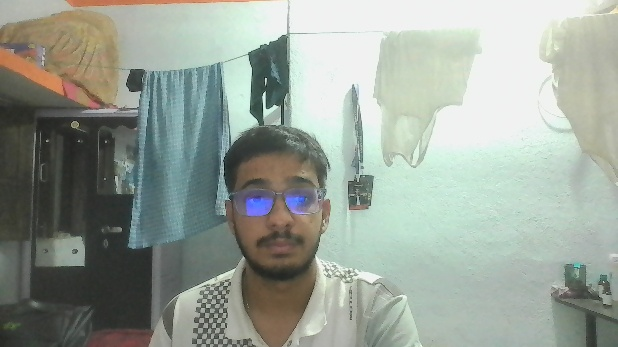
#> input picture data/known_faces_images/MAUSAM_KAR_24BAI10284/ref_20260917_203637.jpg, 618 x 347 px
$ python -i face_service.py   (imports and definitions only)   (older library calls are emulated)
#> lines starting #> are read from the running program, lines starting #| are printed output that depends on the picture
### config.py
"""Central configuration for the Face Recognition Attendance System (PRD Sec. 6-8)."""
import logging
import os
from pathlib import Path

# --- Base paths ---
BASE_DIR = Path(__file__).resolve().parent
DB_PATH = str(BASE_DIR / "database" / "attendance.db")
KNOWN_FACES_IMAGE_DIR = str(BASE_DIR / "data" / "known_faces_images")
LOG_FILE = str(BASE_DIR / "logs" / "app.log")
ASSETS_DIR = str(BASE_DIR / "assets")

# --- Face recognition settings (FR1.3, FR1.5, FR2.5) ---
RECOGNITION_THRESHOLD: float = 0.6   # max Euclidean distance for a match
DETECTION_MODEL: str = "hog"          # "hog" (fast/CPU) or "cnn" (accurate/slow)
FRAME_SCALE: float = 0.25             # downscale factor before processing
PROCESS_EVERY_N_FRAMES: int = 2       # process every 2nd frame for >=10 FPS
FACE_BACKEND: str = "auto"            # "auto" | "face_recognition" | "opencv"

# --- Attendance settings (FR3.2) ---
UPDATE_LAST_SEEN: bool = False  # if True, update time on re-recognition same day

# Ensure necessary directories exist
os.makedirs(os.path.dirname(DB_PATH), exist_ok=True)
os.makedirs(KNOWN_FACES_IMAGE_DIR, exist_ok=True)
os.makedirs(os.path.dirname(LOG_FILE), exist_ok=True)
os.makedirs(ASSETS_DIR, exist_ok=True)


def setup_logging() -> logging.Logger:
    """Configure application-level logging to logs/app.log + console."""
    logger = logging.getLogger("attendance")
    if logger.handlers:
        return logger
    logger.setLevel(logging.INFO)
    fmt = logging.Formatter("%(asctime)s | %(levelname)s | [%(filename)s:%(lineno)d] | %(message)s")
    fh = logging.FileHandler(LOG_FILE, encoding="utf-8")
    fh.setFormatter(fmt)
    ch = logging.StreamHandler()
    ch.setFormatter(fmt)
    logger.addHandler(fh)
    logger.addHandler(ch)
    return logger


log = setup_logging()

### services/face_service.py
"""Module 1: Face Detection + Encoding (PRD FR1.1-FR1.5).

Primary backend: `face_recognition` (dlib, 128-d encodings) when installed.
Fallback backend: OpenCV Haar cascade + normalized 128-d embedding so the
app runs on any machine (e.g. Python 3.12+ where dlib wheels are missing).

Public output per frame: list of (bounding_box, encoding_vector) where
bounding_box = (top, right, bottom, left) in ORIGINAL image coordinates.
"""
from __future__ import annotations

import cv2
import numpy as np

import config

log = config.log

try:
    import face_recognition  # type: ignore
    _HAS_FR = True
except Exception as exc:  # noqa: BLE001 - optional dependency
    face_recognition = None  # type: ignore
    _HAS_FR = False
    log.warning("face_recognition not available (%s); using OpenCV fallback.", exc)


def active_backend(override: str | None = None) -> str:
    """Resolve which backend to use: 'face_recognition' or 'opencv'."""
    want = (override or config.FACE_BACKEND).lower()
    if want == "face_recognition":
        if not _HAS_FR:
            log.warning("face_recognition requested but not installed; falling back to opencv.")
            return "opencv"
        return "face_recognition"
    if want == "opencv":
        return "opencv"
    return "face_recognition" if _HAS_FR else "opencv"  # "auto"


def is_fr_available() -> bool:
    """Check if face_recognition (dlib) library is available."""
    return _HAS_FR


class FaceService:
    """Detection + encoding engine (Module 1)."""

    def __init__(self, model: str | None = None, scale: float | None = None,
                 backend: str | None = None):
        self.model = (model or config.DETECTION_MODEL).lower()  # hog | cnn
        self.scale = scale or config.FRAME_SCALE
        self.backend = active_backend(backend)
        self._haar = None
        if self.backend == "opencv":
            if not hasattr(cv2, "CascadeClassifier"):
                raise RuntimeError("This opencv build lacks CascadeClassifier. "
                                   "Install 'opencv-python<5' (pip install 'opencv-python<5').")
            cascade = cv2.data.haarcascades + "haarcascade_frontalface_default.xml"
            self._haar = cv2.CascadeClassifier(cascade)
            if self._haar.empty():
                raise RuntimeError(f"Could not load Haar cascade from {cascade}")
        log.info("FaceService initialized: backend=%s model=%s scale=%s",
                 self.backend, self.model, self.scale)

    # -- public API -----------------------------------------------------
    def detect_and_encode(self, frame_bgr: np.ndarray) -> list[tuple[tuple, np.ndarray]]:
        """Detect faces and encode each one.

        Returns: [((top, right, bottom, left), 128-d vector), ...].
        Never raises on zero faces / bad frames — returns [] instead.
        """
        try:
            if frame_bgr is None or frame_bgr.size == 0:
                return []
            if self.backend == "face_recognition":
                return self._detect_fr(frame_bgr)
            return self._detect_opencv(frame_bgr)
        except Exception as exc:  # noqa: BLE001 - reliability NFR: never crash
            log.error("detect_and_encode failed: %s", exc)
            return []

    # -- face_recognition backend --------------------------------------
    def _detect_fr(self, frame_bgr: np.ndarray):
        small = cv2.resize(frame_bgr, (0, 0), fx=self.scale, fy=self.scale)
        rgb = cv2.cvtColor(small, cv2.COLOR_BGR2RGB)
        assert face_recognition is not None
        locations = face_recognition.face_locations(rgb, model=self.model)
        encodings = face_recognition.face_encodings(rgb, locations)
        out = []
        for (top, right, bottom, left), enc in zip(locations, encodings):
            box = (int(top / self.scale), int(right / self.scale),
                   int(bottom / self.scale), int(left / self.scale))
            out.append((box, np.asarray(enc, dtype=np.float64)))
        return out

    # -- OpenCV fallback backend ----------------------------------------
    # [54 lines left out: functions _detect_opencv, _embed, not called in this run]

    # -- helpers ----------------------------------------------------------
    @staticmethod
    def face_distance(known: np.ndarray, candidate: np.ndarray) -> float:
        return float(np.linalg.norm(np.asarray(known) - np.asarray(candidate)))

    # [105 lines left out: functions crop_face, draw_boxes, not called in this run]

>>> import cv2
>>> picture = cv2.imread('../data/known_faces_images/MAUSAM_KAR_24BAI10284/ref_20260917_203637.jpg')
#> picture is the input picture: shape (347, 618, 3); mean B, G, R 152.1, 161.4, 152.8
>>> result = FaceService().detect_and_encode(picture)
#> in _detect_fr, `small = cv2.resize(frame_bgr, (0, 0), fx=self.scale, fy=self.scale)`:
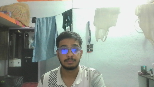
#> small: shape (87, 154, 3); mean B, G, R 152, 161.4, 152.7
#> (the run stopped early here; a loop or call above may not have finished)
